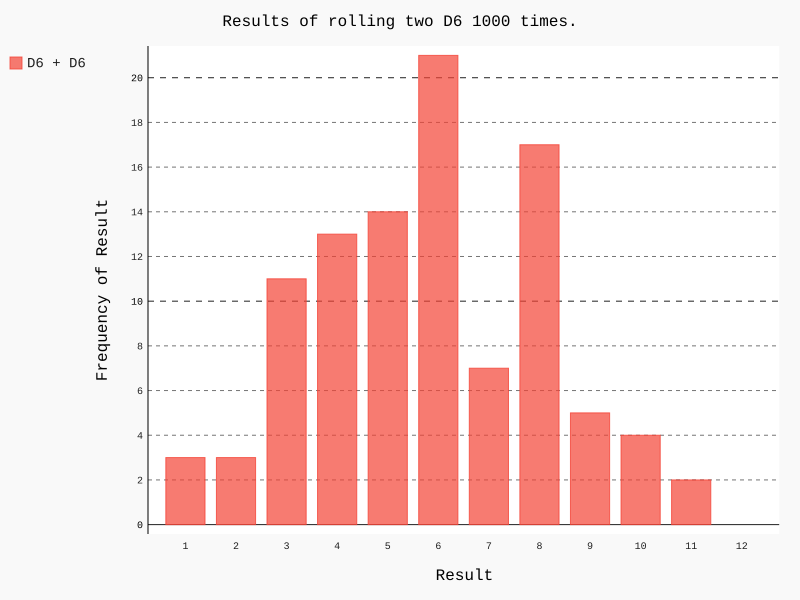

Recreate this plot in Python.
import pygal
from die import Die

die1 = Die()
die2 = Die()

results = []
for roll_num in range(100):
    result = die1.roll() + die2.roll()
    results.append(result)


frequencies = []
max_result = die1.num_sides + die2.num_sides
for value in range(2, max_result+1):
    frequency = results.count(value)
    frequencies.append(frequency)

hist = pygal.Bar()

hist.title = "Results of rolling two D6 1000 times."
hist.x_labels = ['1', '2', '3', '4', '5', '6', '7', '8', '9', '10', '11', '12']
hist.x_title = "Result"
hist.y_title = "Frequency of Result"

hist.add('D6 + D6', frequencies)
hist.render_to_file('die_visual.svg')
